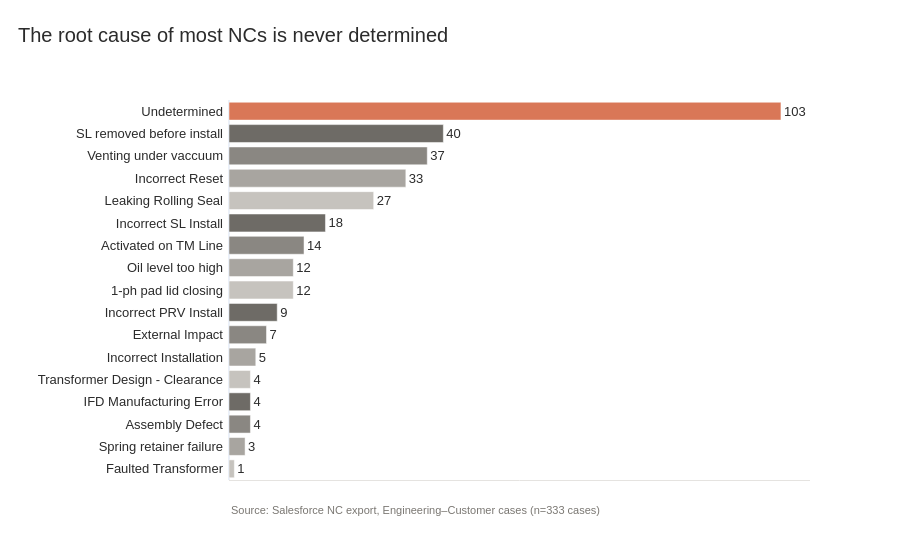

The cell this chart's notebook holds for it:
### Markdown cell above
#### Root Cause Analysis (All)
Root Cause breakdown across all Engineering - Customer cases including Undetermined

### Code cell
fig_rootcause_bar = ranked_bar(
    rootcause_counts, "Root Cause", "Undetermined",
    "The root cause of most NCs is never determined",
)
add_source(fig_rootcause_bar, "Source: Salesforce NC export, Engineering–Customer cases (n=333 cases)")
fig_rootcause_bar.show()

### Figure 1 — Plotly figure (JSON) as saved in the notebook; plotly's stock layout.template omitted (floating-point values rounded to 4 significant figures)
{"data": [{"hovertemplate": "Root Cause=%{y}<br>Count=%{text}<extra></extra>", "legendgroup": "Undetermined", "marker": {"color": "#D97757", "pattern": {"shape": ""}}, "name": "Undetermined", "orientation": "h", "showlegend": true, "text": [103.0], "textposition": "outside", "type": "bar", "x": [103], "xaxis": "x", "y": ["Undetermined"], "yaxis": "y"}, {"hovertemplate": "Root Cause=%{y}<br>Count=%{text}<extra></extra>", "legendgroup": "SL removed before install", "marker": {"color": "#6E6B66", "pattern": {"shape": ""}}, "name": "SL removed before install", "orientation": "h", "showlegend": true, "text": [40.0], "textposition": "outside", "type": "bar", "x": [40], "xaxis": "x", "y": ["SL removed before install"], "yaxis": "y"}, {"hovertemplate": "Root Cause=%{y}<br>Count=%{text}<extra></extra>", "legendgroup": "Venting under vaccuum", "marker": {"color": "#8A8782", "pattern": {"shape": ""}}, "name": "Venting under vaccuum", "orientation": "h", "showlegend": true, "text": [37.0], "textposition": "outside", "type": "bar", "x": [37], "xaxis": "x", "y": ["Venting under vaccuum"], "yaxis": "y"}, {"hovertemplate": "Root Cause=%{y}<br>Count=%{text}<extra></extra>", "legendgroup": "Incorrect Reset", "marker": {"color": "#A8A5A0", "pattern": {"shape": ""}}, "name": "Incorrect Reset", "orientation": "h", "showlegend": true, "text": [33.0], "textposition": "outside", "type": "bar", "x": [33], "xaxis": "x", "y": ["Incorrect Reset"], "yaxis": "y"}, {"hovertemplate": "Root Cause=%{y}<br>Count=%{text}<extra></extra>", "legendgroup": "Leaking Rolling Seal", "marker": {"color": "#C6C3BE", "pattern": {"shape": ""}}, "name": "Leaking Rolling Seal", "orientation": "h", "showlegend": true, "text": [27.0], "textposition": "outside", "type": "bar", "x": [27], "xaxis": "x", "y": ["Leaking Rolling Seal"], "yaxis": "y"}, {"hovertemplate": "Root Cause=%{y}<br>Count=%{text}<extra></extra>", "legendgroup": "Incorrect SL Install", "marker": {"color": "#6E6B66", "pattern": {"shape": ""}}, "name": "Incorrect SL Install", "orientation": "h", "showlegend": true, "text": [18.0], "textposition": "outside", "type": "bar", "x": [18], "xaxis": "x", "y": ["Incorrect SL Install"], "yaxis": "y"}, {"hovertemplate": "Root Cause=%{y}<br>Count=%{text}<extra></extra>", "legendgroup": "Activated on TM Line", "marker": {"color": "#8A8782", "pattern": {"shape": ""}}, "name": "Activated on TM Line", "orientation": "h", "showlegend": true, "text": [14.0], "textposition": "outside", "type": "bar", "x": [14], "xaxis": "x", "y": ["Activated on TM Line"], "yaxis": "y"}, {"hovertemplate": "Root Cause=%{y}<br>Count=%{text}<extra></extra>", "legendgroup": "Oil level too high", "marker": {"color": "#A8A5A0", "pattern": {"shape": ""}}, "name": "Oil level too high", "orientation": "h", "showlegend": true, "text": [12.0], "textposition": "outside", "type": "bar", "x": [12], "xaxis": "x", "y": ["Oil level too high"], "yaxis": "y"}, {"hovertemplate": "Root Cause=%{y}<br>Count=%{text}<extra></extra>", "legendgroup": "1-ph pad lid closing", "marker": {"color": "#C6C3BE", "pattern": {"shape": ""}}, "name": "1-ph pad lid closing", "orientation": "h", "showlegend": true, "text": [12.0], "textposition": "outside", "type": "bar", "x": [12], "xaxis": "x", "y": ["1-ph pad lid closing"], "yaxis": "y"}, {"hovertemplate": "Root Cause=%{y}<br>Count=%{text}<extra></extra>", "legendgroup": "Incorrect PRV Install", "marker": {"color": "#6E6B66", "pattern": {"shape": ""}}, "name": "Incorrect PRV Install", "orientation": "h", "showlegend": true, "text": [9.0], "textposition": "outside", "type": "bar", "x": [9], "xaxis": "x", "y": ["Incorrect PRV Install"], "yaxis": "y"}, {"hovertemplate": "Root Cause=%{y}<br>Count=%{text}<extra></extra>", "legendgroup": "External Impact", "marker": {"color": "#8A8782", "pattern": {"shape": ""}}, "name": "External Impact", "orientation": "h", "showlegend": true, "text": [7.0], "textposition": "outside", "type": "bar", "x": [7], "xaxis": "x", "y": ["External Impact"], "yaxis": "y"}, {"hovertemplate": "Root Cause=%{y}<br>Count=%{text}<extra></extra>", "legendgroup": "Incorrect Installation", "marker": {"color": "#A8A5A0", "pattern": {"shape": ""}}, "name": "Incorrect Installation", "orientation": "h", "showlegend": true, "text": [5.0], "textposition": "outside", "type": "bar", "x": [5], "xaxis": "x", "y": ["Incorrect Installation"], "yaxis": "y"}, {"hovertemplate": "Root Cause=%{y}<br>Count=%{text}<extra></extra>", "legendgroup": "Transformer Design - Clearance", "marker": {"color": "#C6C3BE", "pattern": {"shape": ""}}, "name": "Transformer Design - Clearance", "orientation": "h", "showlegend": true, "text": [4.0], "textposition": "outside", "type": "bar", "x": [4], "xaxis": "x", "y": ["Transformer Design - Clearance"], "yaxis": "y"}, {"hovertemplate": "Root Cause=%{y}<br>Count=%{text}<extra></extra>", "legendgroup": "IFD Manufacturing Error", "marker": {"color": "#6E6B66", "pattern": {"shape": ""}}, "name": "IFD Manufacturing Error", "orientation": "h", "showlegend": true, "text": [4.0], "textposition": "outside", "type": "bar", "x": [4], "xaxis": "x", "y": ["IFD Manufacturing Error"], "yaxis": "y"}, {"hovertemplate": "Root Cause=%{y}<br>Count=%{text}<extra></extra>", "legendgroup": "Assembly Defect", "marker": {"color": "#8A8782", "pattern": {"shape": ""}}, "name": "Assembly Defect", "orientation": "h", "showlegend": true, "text": [4.0], "textposition": "outside", "type": "bar", "x": [4], "xaxis": "x", "y": ["Assembly Defect"], "yaxis": "y"}, {"hovertemplate": "Root Cause=%{y}<br>Count=%{text}<extra></extra>", "legendgroup": "Spring retainer failure", "marker": {"color": "#A8A5A0", "pattern": {"shape": ""}}, "name": "Spring retainer failure", "orientation": "h", "showlegend": true, "text": [3.0], "textposition": "outside", "type": "bar", "x": [3], "xaxis": "x", "y": ["Spring retainer failure"], "yaxis": "y"}, {"hovertemplate": "Root Cause=%{y}<br>Count=%{text}<extra></extra>", "legendgroup": "Faulted Transformer", "marker": {"color": "#C6C3BE", "pattern": {"shape": ""}}, "name": "Faulted Transformer", "orientation": "h", "showlegend": true, "text": [1.0], "textposition": "outside", "type": "bar", "x": [1], "xaxis": "x", "y": ["Faulted Transformer"], "yaxis": "y"}], "layout": {"annotations": [{"font": {"color": "#7A7772", "size": 11}, "showarrow": false, "text": "Source: Salesforce NC export, Engineering–Customer cases (n=333 cases)", "x": 0, "xanchor": "left", "xref": "paper", "y": -0.1, "yref": "paper"}], "barmode": "relative", "legend": {"title": {"text": "Root Cause"}, "tracegroupgap": 0}, "showlegend": false, "title": {"text": "The root cause of most NCs is never determined"}, "xaxis": {"anchor": "y", "domain": [0, 1], "showgrid": false, "showticklabels": false, "title": {"text": ""}}, "yaxis": {"anchor": "x", "categoryarray": ["Faulted Transformer", "Spring retainer failure", "Assembly Defect", "IFD Manufacturing Error", "Transformer Design - Clearance", "Incorrect Installation", "External Impact", "Incorrect PRV Install", "1-ph pad lid closing", "Oil level too high", "Activated on TM Line", "Incorrect SL Install", "Leaking Rolling Seal", "Incorrect Reset", "Venting under vaccuum", "SL removed before install", "Undetermined"], "categoryorder": "array", "domain": [0, 1], "title": {"text": ""}}}}
